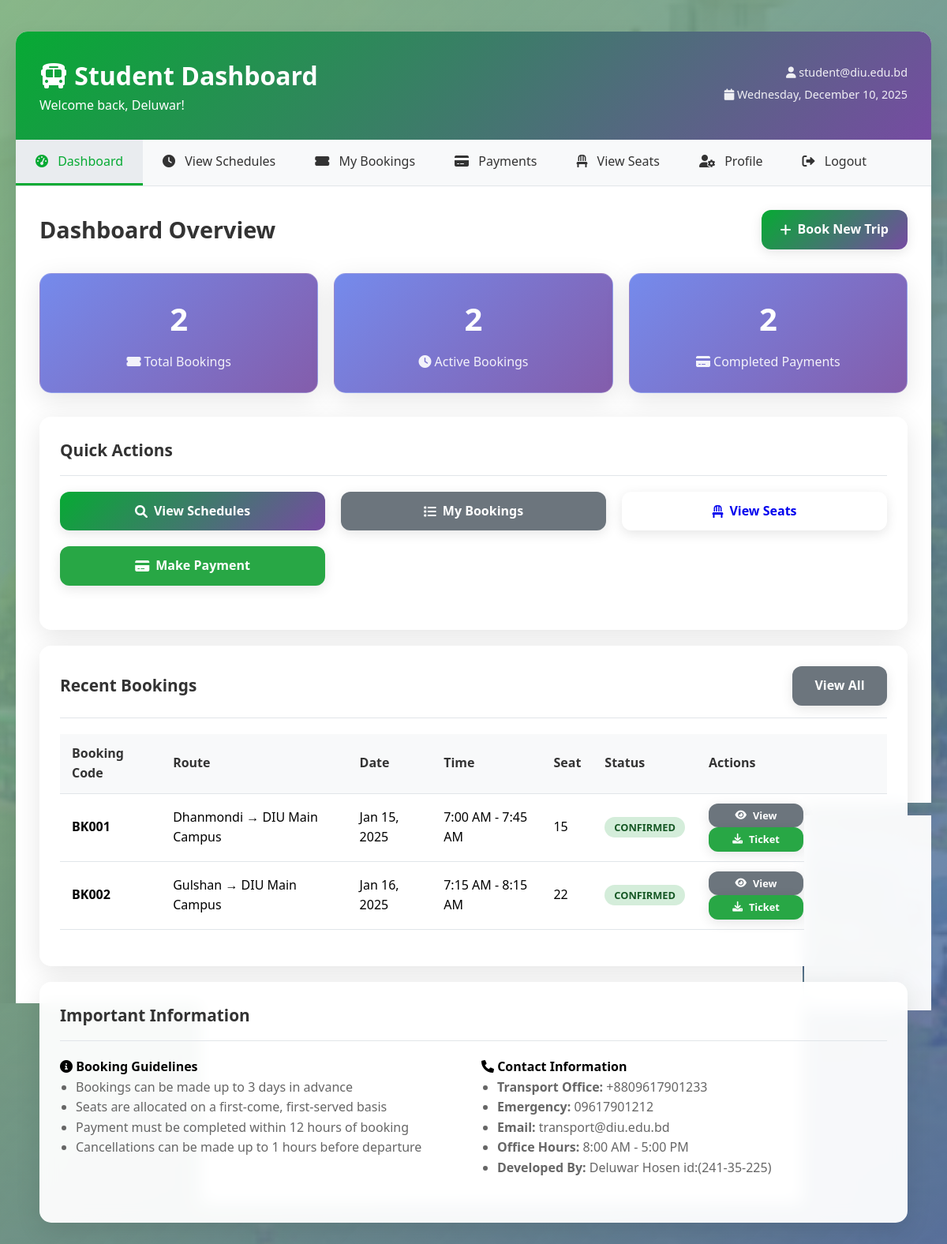
The page /student/dashboard.php (signed in) on the database its author committed.
### tables this page shows
CREATE TABLE bookings (
    id INT AUTO_INCREMENT PRIMARY KEY,
    user_id INT NOT NULL,
    schedule_id INT NOT NULL,
    booking_date DATE NOT NULL,
    seat_number INT NOT NULL,
    status ENUM('pending', 'confirmed', 'cancelled', 'completed') DEFAULT 'pending',
    booking_code VARCHAR(10) UNIQUE NOT NULL,
    created_at TIMESTAMP DEFAULT CURRENT_TIMESTAMP,
    FOREIGN KEY (user_id) REFERENCES users(id) ON DELETE CASCADE,
    FOREIGN KEY (schedule_id) REFERENCES schedules(id) ON DELETE CASCADE
);

CREATE TABLE routes (
    id INT AUTO_INCREMENT PRIMARY KEY,
    route_name VARCHAR(100) NOT NULL,
    start_location VARCHAR(100) NOT NULL,
    end_location VARCHAR(100) NOT NULL,
    distance_km DECIMAL(5,2) NULL,
    estimated_time_minutes INT NULL,
    fare DECIMAL(8,2) NOT NULL,
    status ENUM('active', 'inactive') DEFAULT 'active',
    created_at TIMESTAMP DEFAULT CURRENT_TIMESTAMP
);

CREATE TABLE schedules (
    id INT AUTO_INCREMENT PRIMARY KEY,
    bus_id INT NOT NULL,
    route_id INT NOT NULL,
    departure_time TIME NOT NULL,
    arrival_time TIME NOT NULL,
    days_of_week VARCHAR(50) NOT NULL,  
    available_seats INT NOT NULL,
    status ENUM('active', 'cancelled', 'completed') DEFAULT 'active',
    created_at TIMESTAMP DEFAULT CURRENT_TIMESTAMP,
    FOREIGN KEY (bus_id) REFERENCES buses(id) ON DELETE CASCADE,
    FOREIGN KEY (route_id) REFERENCES routes(id) ON DELETE CASCADE
);

### student/dashboard.php (the view, shortened to what this page needs)
<?php
require_once '../config/database.php';
$user_id = $_SESSION['user_id'];
$sql = "SELECT COUNT(*) as total_bookings FROM bookings WHERE user_id = ?";
$stmt = $conn->prepare($sql);
$stmt->bind_param("i", $user_id);
$stmt->execute();
$total_bookings = $stmt->get_result()->fetch_assoc()['total_bookings'];
$sql = "SELECT COUNT(*) as active_bookings FROM bookings WHERE user_id = ? AND status IN ('pending', 'confirmed')";
$stmt = $conn->prepare($sql);
$stmt->bind_param("i", $user_id);
$stmt->execute();
$active_bookings = $stmt->get_result()->fetch_assoc()['active_bookings'];
$sql = "SELECT COUNT(*) as total_payments FROM payments p
        JOIN bookings b ON p.booking_id = b.id
        WHERE b.user_id = ? AND p.payment_status = 'completed'";
$stmt = $conn->prepare($sql);
$stmt->bind_param("i", $user_id);
$stmt->execute();
$total_payments = $stmt->get_result()->fetch_assoc()['total_payments'];
$sql = "SELECT b.*, s.departure_time, s.arrival_time, r.route_name, r.start_location, r.end_location, r.fare
        FROM bookings b
        JOIN schedules s ON b.schedule_id = s.id
        JOIN routes r ON s.route_id = r.id
        WHERE b.user_id = ?
        ORDER BY b.created_at DESC
        LIMIT 5";
$stmt = $conn->prepare($sql);
$stmt->bind_param("i", $user_id);
$stmt->execute();
$recent_bookings = $stmt->get_result();
?>
<!DOCTYPE html>
<html lang="en">
<head>
    <link rel="stylesheet" href="../assets/css/style.css">
    <link href="https://cdnjs.cloudflare.com/ajax/libs/font-awesome/6.0.0/css/all.min.css" rel="stylesheet">
</head>
<body>
    <div class="container">
        <div class="dashboard">
            <div class="dashboard-header">
                <div>
                    <h1><i class="fas fa-bus"></i> Student Dashboard</h1>
                    <p>Welcome back, <?php echo htmlspecialchars($_SESSION['name']); ?>!</p>
                </div>
                <div class="user-info">
                    <p><i class="fas fa-user"></i> <?php echo htmlspecialchars($_SESSION['email']); ?></p>
                    <p><i class="fas fa-calendar"></i> <?php echo date('l, F j, Y'); ?></p>
                </div>
            </div>
            <nav class="nav-menu">
                <ul>
                    <li><a href="dashboard.php" class="active"><i class="fas fa-tachometer-alt"></i> Dashboard</a></li>
                    <li><a href="schedules.php"><i class="fas fa-clock"></i> View Schedules</a></li>
                    <li><a href="bookings.php"><i class="fas fa-ticket-alt"></i> My Bookings</a></li>
                    <li><a href="payments.php"><i class="fas fa-credit-card"></i> Payments</a></li>
                    <li><a href="view_seats.php"><i class="fas fa-chair"></i> View Seats</a></li>
                    <li><a href="profile.php"><i class="fas fa-user-cog"></i> Profile</a></li>
                    <li><a href="../logout.php"><i class="fas fa-sign-out-alt"></i> Logout</a></li>
                </ul>
            </nav>
            <div class="content">
                <div class="content-header">
                    <h2>Dashboard Overview</h2>
                    <div>
                        <a href="schedules.php" class="btn btn-primary">
                            <i class="fas fa-plus"></i> Book New Trip
                        </a>
                    </div>
                </div>
                <div class="grid grid-3">
                    <div class="stats-card">
                        <h3><?php echo $total_bookings; ?></h3>
                        <p><i class="fas fa-ticket-alt"></i> Total Bookings</p>
                    </div>
                    <div class="stats-card">
                        <h3><?php echo $active_bookings; ?></h3>
                        <p><i class="fas fa-clock"></i> Active Bookings</p>
                    </div>
                    <div class="stats-card">
                        <h3><?php echo $total_payments; ?></h3>
                        <p><i class="fas fa-credit-card"></i> Completed Payments</p>
                    </div>
                </div>
                <div class="card">
                    <div class="card-header">
                        <h3>Quick Actions</h3>
                    </div>
                    <div class="grid grid-4">
                        <a href="schedules.php" class="btn btn-primary">
                            <i class="fas fa-search"></i> View Schedules
                        </a>
                        <a href="bookings.php" class="btn btn-secondary">
                            <i class="fas fa-list"></i> My Bookings
                        </a>
                        <a href="view_seats.php" class="btn btn-info">
                            <i class="fas fa-chair"></i> View Seats
                        </a>
                        <a href="payments.php" class="btn btn-success">
                            <i class="fas fa-credit-card"></i> Make Payment
                        </a>
                    </div>
                </div>
                <div class="card">
                    <div class="card-header">
                        <h3>Recent Bookings</h3>
                        <a href="bookings.php" class="btn btn-secondary">View All</a>
                    </div>
                    <?php if ($recent_bookings->num_rows > 0): ?>
                        <div class="table-container">
                            <table>
                                <thead>
                                    <tr>
                                        <th>Booking Code</th>
                                        <th>Route</th>
                                        <th>Date</th>
                                        <th>Time</th>
                                        <th>Seat</th>
                                        <th>Status</th>
                                        <th>Actions</th>
                                    </tr>
                                </thead>
                                <tbody>
                                    <?php while ($booking = $recent_bookings->fetch_assoc()): ?>
                                        <tr>
                                            <td><strong><?php echo htmlspecialchars($booking['booking_code']); ?></strong></td>
                                            <td>
                                                <?php echo htmlspecialchars($booking['start_location']); ?> →
                                                <?php echo htmlspecialchars($booking['end_location']); ?>
                                            </td>
                                            <td><?php echo date('M j, Y', strtotime($booking['booking_date'])); ?></td>
                                            <td>
                                                <?php echo date('g:i A', strtotime($booking['departure_time'])); ?> -
                                                <?php echo date('g:i A', strtotime($booking['arrival_time'])); ?>
                                            </td>
                                            <td><?php echo $booking['seat_number']; ?></td>
                                            <td>
                                                <span class="status-badge status-<?php echo $booking['status']; ?>">
                                                    <?php echo ucfirst($booking['status']); ?>
                                                </span>
                                            </td>
                                            <td>
                                                <a href="view_booking.php?id=<?php echo $booking['id']; ?>"
                                                   class="btn btn-secondary" style="padding: 5px 10px; font-size: 0.8rem;">
                                                    <i class="fas fa-eye"></i> View
                                                </a>
                                                <?php if ($booking['status'] === 'confirmed'): ?>
                                                    <a href="download_ticket.php?booking_id=<?php echo $booking['id']; ?>"
                                                       class="btn btn-success" style="padding: 5px 10px; font-size: 0.8rem;">
                                                        <i class="fas fa-download"></i> Ticket
                                                    </a>
                                                <?php endif; ?>
                                            </td>
                                        </tr>
                                    <?php endwhile; ?>
                                </tbody>
                            </table>
                        </div>
                    <?php endif; ?>
                </div>
                <div class="card">
                    <div class="card-header">
                        <h3>Important Information</h3>
                    </div>
                    <div class="grid grid-2">
                        <div>
                            <h4><i class="fas fa-info-circle"></i> Booking Guidelines</h4>
                            <ul style="margin-left: 20px; color: #666;">
                                <li>Bookings can be made up to 3 days in advance</li>
                                <li>Seats are allocated on a first-come, first-served basis</li>
                                <li>Payment must be completed within 12 hours of booking</li>
                                <li>Cancellations can be made up to 1 hours before departure</li>
                            </ul>
                        </div>
                        <div>
                            <h4><i class="fas fa-phone"></i> Contact Information</h4>
                            <ul style="margin-left: 20px; color: #666;">
                                <li><strong>Transport Office:</strong> +8809617901233</li>
                                <li><strong>Emergency:</strong> 09617901212</li>
                                <li><strong>Email:</strong> transport@diu.edu.bd</li>
                                <li><strong>Office Hours:</strong> 8:00 AM - 5:00 PM</li>
                                <li><strong>Developed By:</strong> <?php echo "Deluwar Hosen id:(241-35-225)"; ?></li>
                            </ul>
                        </div>
                    </div>
                </div>
            </div>
        </div>
    </div>
</body>
</html>

### rows shown on the page
bookings: booking_code "BK001", routes.start_location "Dhanmondi", routes.end_location "DIU Main Campus", booking_date "Jan 15, 2025", schedule.departure_time "7:00 AM", schedule.arrival_time "7:45 AM", seat_number "15", status "CONFIRMED"
bookings: booking_code "BK002", routes.start_location "Gulshan", routes.end_location "DIU Main Campus", booking_date "Jan 16, 2025", schedule.departure_time "7:15 AM", schedule.arrival_time "8:15 AM", seat_number "22", status "CONFIRMED"

### other values the page prints
$_SESSION['name'] "Deluwar"
$_SESSION['email'] "student@diu.edu.bd"
$total_bookings "2"
$active_bookings "2"
$total_payments "2"
